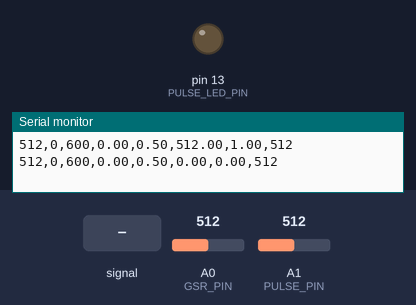
A sketch run on a simulated Arduino Uno, built with avr-gcc and run on an emulated ATmega328P. On the bench: output pins drawn as LEDs (lit = HIGH), the last lines printed to the serial monitor. The test bench sets the inputs (shaded band); at power-on: A1 (PULSE_PIN) = 512, A0 (GSR_PIN) = 512.

Above: at 2.2 s.
2.3 s: A1 (PULSE_PIN) fed a 200 Hz sine of ±81 counts around its level
5.3 s: A1 (PULSE_PIN) set to 525
At 6.5 s:
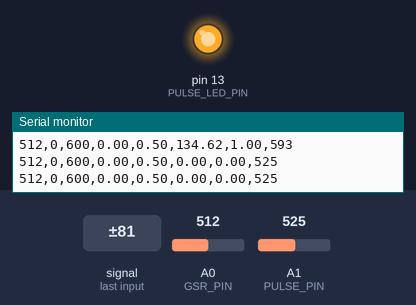
6.8 s: A1 (PULSE_PIN) set to 306
At 7.6 s:
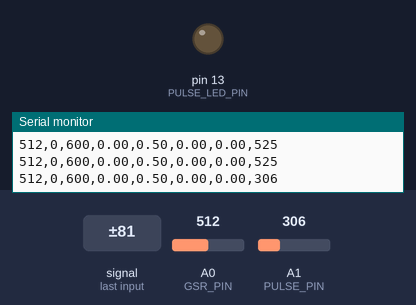
8.3 s: A1 (PULSE_PIN) set to 425
9.8 s: A1 (PULSE_PIN) set to 451
At 10.1 s:
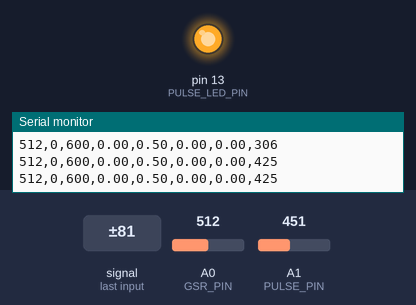
Timing chart, 0 to 12.3 s (numbered marks = the images above; inputs shaded):
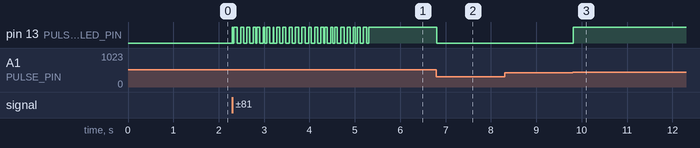

Measured:
- the behaviour switches between 512 and 513 on A1 (PULSE_PIN) (found by bisection; images 0 and 1)
- the behaviour switches between 434 and 435 on A1 (PULSE_PIN) (found by bisection; images 2 and 3)
- after the input at 5.3 s, pin 13 (PULSE_LED_PIN): goes on until 5.3 s, then stays HIGH
- after the input at 6.8 s, pin 13 (PULSE_LED_PIN): HIGH → LOW at once
- after the input at 9.8 s, pin 13 (PULSE_LED_PIN): LOW → HIGH at once

The sketch:

biometric_sensors.ino
```cpp
/*
 * 生物传感器数据采集程序
 * 用于Arduino Uno R3与Grove GSR皮电传感器和PulseSensor脉搏心率传感器
 * 采集基于多模态数据的三维情感模型所需数据
 */

// 定义引脚
#define GSR_PIN A0          // Grove GSR传感器连接到模拟输入A0
#define PULSE_PIN A1        // PulseSensor传感器连接到模拟输入A1
#define PULSE_LED_PIN 13    // 用于显示心跳的LED（Arduino内置）

// 变量声明
int gsrValue = 0;           // GSR原始值
float conductance = 0.0;    // 皮肤电导率

// 脉搏传感器相关变量
volatile int BPM;           // 每分钟心跳次数
volatile int Signal;        // 原始脉搏传感器数据
volatile int IBI = 600;     // 心跳间隔时间(ms)
volatile boolean Pulse = false; // 脉搏状态
volatile boolean QS = false;    // 检测到脉搏标志

// 计算HRV的变量
unsigned long lastBeatTime = 0;  // 上一次心跳时间
int beatTimes[10];              // 存储最近10次心跳时间间隔
int beatIndex = 0;              // 心跳时间数组索引
float RMSSD = 0;                // HRV的RMSSD值
float HRV_norm = 0.5;           // 归一化HRV (0-1)

// 上升斜率计算
float lastPPGValue = 0;        // 上一次PPG值
float ppgSlope = 0;            // PPG上升斜率
float ppgSlopeNorm = 0.5;      // 归一化斜率 (0-1)
unsigned long lastTime = 0;    // 上次测量时间

// 串口通信速率
#define BAUD_RATE 115200

void setup() {
  // 初始化串口通信
  Serial.begin(BAUD_RATE);

  // 设置LED引脚为输出
  pinMode(PULSE_LED_PIN, OUTPUT);

  // 初始化数组
  for (int i = 0; i < 10; i++) {
    beatTimes[i] = 600; // 初始默认值
  }

  Serial.println("GSR,BPM,IBI,RMSSD,HRV_norm,PPG_Slope,PPG_Slope_norm,Signal");
  delay(1000); // 给设备启动时间
}

void loop() {
  // 获取当前时间
  unsigned long currentTime = millis();

  // 1. 读取GSR传感器数据
  gsrValue = analogRead(GSR_PIN);
  // 计算电导率（根据Grove GSR传感器特性）
  conductance = (1024.0 - (float)gsrValue) / (float)gsrValue;

  // 2. 读取脉搏传感器数据
  Signal = analogRead(PULSE_PIN);

  // 3. 简单脉搏检测算法
  processPulse(Signal, currentTime);

  // 4. 计算PPG斜率（间隔50ms计算一次）
  if (currentTime - lastTime >= 50) {
    float timeDelta = (currentTime - lastTime) / 1000.0; // 转换为秒
    ppgSlope = (Signal - lastPPGValue) / timeDelta;

    // 归一化斜率（根据实际项目调整范围）
    // 假设最大斜率为2.0V/s
    ppgSlopeNorm = constrain(ppgSlope / 2.0, 0, 1);

    lastPPGValue = Signal;
    lastTime = currentTime;
  }

  // 5. 发送数据到串口（格式化为CSV）
  if (currentTime % 100 == 0) { // 每100ms发送一次
    Serial.print(gsrValue); Serial.print(",");
    Serial.print(BPM); Serial.print(",");
    Serial.print(IBI); Serial.print(",");
    Serial.print(RMSSD); Serial.print(",");
    Serial.print(HRV_norm); Serial.print(",");
    Serial.print(ppgSlope); Serial.print(",");
    Serial.print(ppgSlopeNorm); Serial.print(",");
    Serial.println(Signal);
  }

  // 短暂延迟，保持采样率
  delay(10);
}

void processPulse(int signal, unsigned long currentTime) {
  static int threshold = 550;  // 脉搏检测阈值（需要根据实际调整）
  static int peak = 550;       // 脉搏峰值
  static int trough = 550;     // 脉搏谷值
  static int signalPrev = 0;   // 上一次信号值
  static boolean firstBeat = true;  // 是否为第一次心跳
  static unsigned long lastBeatTime = 0; // 上次心跳时间

  // 动态调整阈值
  threshold = (peak + trough) / 2;

  // 检测心跳（信号上升穿过阈值）
  if (signal > threshold && signalPrev <= threshold) {
    digitalWrite(PULSE_LED_PIN, HIGH);  // 点亮LED指示心跳

    // 计算心跳间隔
    int currentIBI = currentTime - lastBeatTime;

    // 有效心跳
    if (currentIBI > 300 && currentIBI < 1500) {
      // 更新IBI
      IBI = currentIBI;

      // 存储心跳间隔用于HRV计算
      beatTimes[beatIndex] = IBI;
      beatIndex = (beatIndex + 1) % 10;

      // 计算BPM
      BPM = 60000 / IBI;

      // 计算RMSSD (HRV指标)
      if (!firstBeat) {
        calculateRMSSD();
      }

      // 设置心跳标志
      Pulse = true;
      QS = true;
      firstBeat = false;
    }

    lastBeatTime = currentTime;
  }

  // 检测信号峰值
  if (signal > peak) {
    peak = signal;
  }

  // 检测信号谷值
  if (signal < trough) {
    trough = signal;
  }

  // 重置LED
  if (signal < threshold && signalPrev >= threshold) {
    digitalWrite(PULSE_LED_PIN, LOW);  // 关闭LED
    Pulse = false;
  }

  // 自动调整阈值（缓慢下降，防止误触发）
  if (currentTime % 2000 == 0) {
    peak = peak * 0.95;
    trough = trough * 1.05;
  }

  signalPrev = signal;  // 更新上一次信号值
}

// 计算RMSSD - 相邻心跳间隔差值的均方根
void calculateRMSSD() {
  float sumSquaredDiffs = 0;
  int validIntervals = 0;

  // 计算相邻间隔差值的平方和
  for (int i = 0; i < 9; i++) {
    int diff = beatTimes[(beatIndex + i + 1) % 10] - beatTimes[(beatIndex + i) % 10];
    if (abs(diff) < 300) { // 过滤异常值
      sumSquaredDiffs += diff * diff;
      validIntervals++;
    }
  }

  // 计算均方根
  if (validIntervals > 0) {
    RMSSD = sqrt(sumSquaredDiffs / validIntervals);

    // 归一化HRV (映射RMSSD到0-1范围)
    // 基于文档中提到的范围: 低HRV<20ms, 高HRV>50ms
    HRV_norm = constrain((RMSSD - 20) / 30.0, 0, 1);
  }
} 
```
